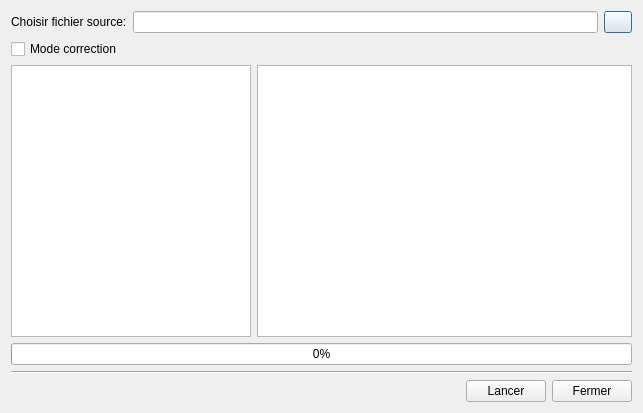
<?xml version="1.0" encoding="UTF-8"?>
<ui version="4.0">
 <class>Dialog</class>
 <widget class="QDialog" name="Dialog">
  <property name="geometry">
   <rect>
    <x>0</x>
    <y>0</y>
    <width>643</width>
    <height>413</height>
   </rect>
  </property>
  <property name="windowTitle">
   <string>Importer Données</string>
  </property>
  <property name="windowIcon">
   <iconset resource="../icons.qrc">
    <normaloff>:/std/icone/database-import-icon.png</normaloff>:/std/icone/database-import-icon.png</iconset>
  </property>
  <layout class="QVBoxLayout" name="verticalLayout">
   <item>
    <layout class="QHBoxLayout" name="horizontalLayout_2">
     <item>
      <widget class="QLabel" name="labelFilename">
       <property name="text">
        <string>Choisir fichier source:</string>
       </property>
      </widget>
     </item>
     <item>
      <widget class="QLineEdit" name="lineEdit"/>
     </item>
     <item>
      <widget class="QPushButton" name="pushButtonParcourir">
       <property name="maximumSize">
        <size>
         <width>28</width>
         <height>16777215</height>
        </size>
       </property>
       <property name="text">
        <string/>
       </property>
       <property name="icon">
        <iconset resource="../icons.qrc">
         <normaloff>:/std/icone/if_folder_horizontal_open_11903.png</normaloff>:/std/icone/if_folder_horizontal_open_11903.png</iconset>
       </property>
      </widget>
     </item>
    </layout>
   </item>
   <item>
    <widget class="QCheckBox" name="checkBoxModeCorrection">
     <property name="text">
      <string>Mode correction</string>
     </property>
    </widget>
   </item>
   <item>
    <layout class="QHBoxLayout" name="horizontalLayout_3">
     <item>
      <widget class="QListWidget" name="listWidgetSteps">
       <property name="maximumSize">
        <size>
         <width>240</width>
         <height>16777215</height>
        </size>
       </property>
       <property name="alternatingRowColors">
        <bool>true</bool>
       </property>
      </widget>
     </item>
     <item>
      <widget class="QListWidget" name="listWidget">
       <property name="alternatingRowColors">
        <bool>true</bool>
       </property>
      </widget>
     </item>
    </layout>
   </item>
   <item>
    <widget class="QProgressBar" name="progressBar">
     <property name="value">
      <number>0</number>
     </property>
    </widget>
   </item>
   <item>
    <widget class="Line" name="line">
     <property name="orientation">
      <enum>Qt::Horizontal</enum>
     </property>
    </widget>
   </item>
   <item>
    <layout class="QHBoxLayout" name="horizontalLayout">
     <item>
      <spacer name="horizontalSpacer">
       <property name="orientation">
        <enum>Qt::Horizontal</enum>
       </property>
       <property name="sizeHint" stdset="0">
        <size>
         <width>40</width>
         <height>20</height>
        </size>
       </property>
      </spacer>
     </item>
     <item>
      <widget class="QPushButton" name="pushButtonLancer">
       <property name="text">
        <string>Lancer</string>
       </property>
      </widget>
     </item>
     <item>
      <widget class="QPushButton" name="pushButtonAnnuler">
       <property name="text">
        <string>Fermer</string>
       </property>
      </widget>
     </item>
    </layout>
   </item>
  </layout>
 </widget>
 <resources>
  <include location="../icons.qrc"/>
 </resources>
 <connections/>
</ui>
